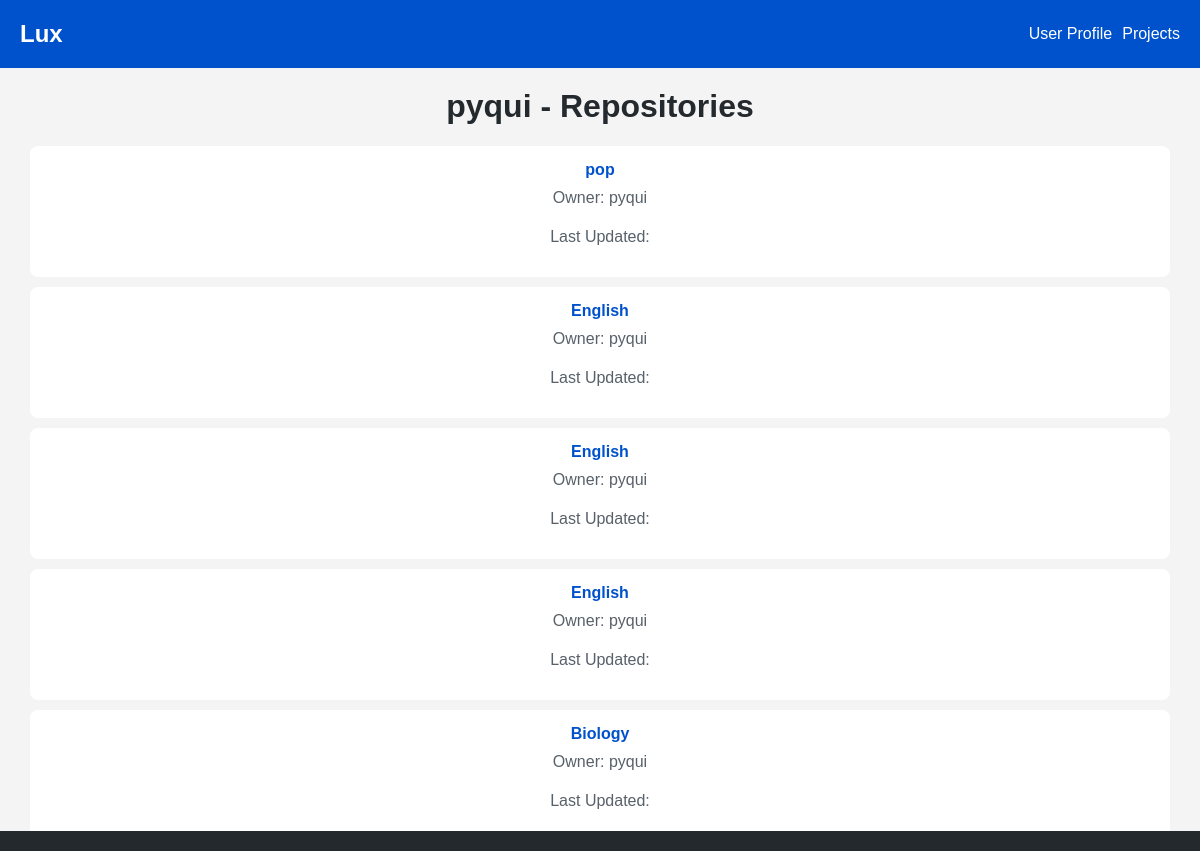
Screenshot of /user_repositories/ (signed in) with the database file from the repository.
### base/models.py (models this page shows, shortened)
class CustomUser(AbstractUser):
    email = models.EmailField(unique=True)
    first_name = models.CharField(max_length=30)
    last_name = models.CharField(max_length=30)

class Repository(models.Model):
    name = models.CharField(max_length=100)
    owner = models.ForeignKey(CustomUser, on_delete=models.CASCADE)
    is_private = models.BooleanField(default=False)

### base/views.py (the view)
# urls.py: path('user_repositories/', user_repositories, name='user_repositories'),
@login_required
def user_repositories(request):
    user = request.user
    if user.is_authenticated:
        if user.is_superuser:
            repositories = Repository.objects.all()
        else:
            repositories = Repository.objects.filter(owner=user) | Repository.objects.filter(is_private=False)
        return render(request, 'user_repositories.html', {'repositories': repositories})
    else:
        return render(request, 'user_repositories.html', {'repositories': []})

### templates/user_repositories.html (shortened to what this page needs)
<!DOCTYPE html>
<html lang="en">
<head>
</head>
<body>
    <header>
        <div class="nav-section">
            <div class="nav-logo">Lux</div>
            <div class="user-section">
                <div class="user-profile">User Profile</div>
                <div>Projects</div>
            </div>
        </div>
    </header>
    <h1>{{ user.username }} - Repositories</h1>
    <section>
        {% if repositories %}
            <ul>
                {% for repository in repositories %}
                    <li>
                        <div class="repo-details">
                            <a href="{% url 'repository_detail' repository.id %}">{{ repository.name }}</a>
                            <p class="repo-info">Owner: {{ repository.owner.username }}</p>
                            <p class="repo-info last-updated">Last Updated: {{ repository.last_updated }}</p>
                        </div>
                    </li>
                {% endfor %}
            </ul>
        {% else %}
            <p>No repositories found.</p>
        {% endif %}
    </section>
    <footer>
    </footer>
</body>
</html>

### templates/user_repositories.html (style rules this page uses)
body { font-family: 'Arial', sans-serif; background-color: #f4f4f4; margin: 0; padding: 0; }
header { background-color: #0052cc; color: #ffffff; padding: 10px; text-align: center; }
h1 { color: #24292e; text-align: center; margin-top: 20px; }
.nav-logo { font-size: 24px; font-weight: bold; }
.nav-section { display: flex; justify-content: space-between; padding: 10px; }
.user-section { display: flex; align-items: center; }
.user-profile { margin-right: 10px; }
ul { list-style-type: none; padding: 0; margin: 0; }
section { margin: 0 20px; }
li { margin: 10px; padding: 15px; background-color: #ffffff; border-radius: 8px; transition: transform 0.2s ease-in-out; }
a { color: #0052cc; text-decoration: none; font-weight: bold; }
p { text-align: center; color: #6a737d; }
.repo-details { display: flex; flex-direction: column; align-items: center; }
.repo-info { margin-top: 10px; color: #586069; text-align: center; }
.last-updated { margin-top: 5px; }
footer { background-color: #24292e; color: #ffffff; padding: 10px; text-align: center; position: absolute; bottom: 0; width: 100%; }

### rows the page displays
CustomUser: username "pyqui"
Repository: name "pop", owner.username "pyqui"
Repository: name "English", owner.username "pyqui"
Repository: name "English", owner.username "pyqui"
Repository: name "English", owner.username "pyqui"
Repository: name "Biology", owner.username "pyqui"
